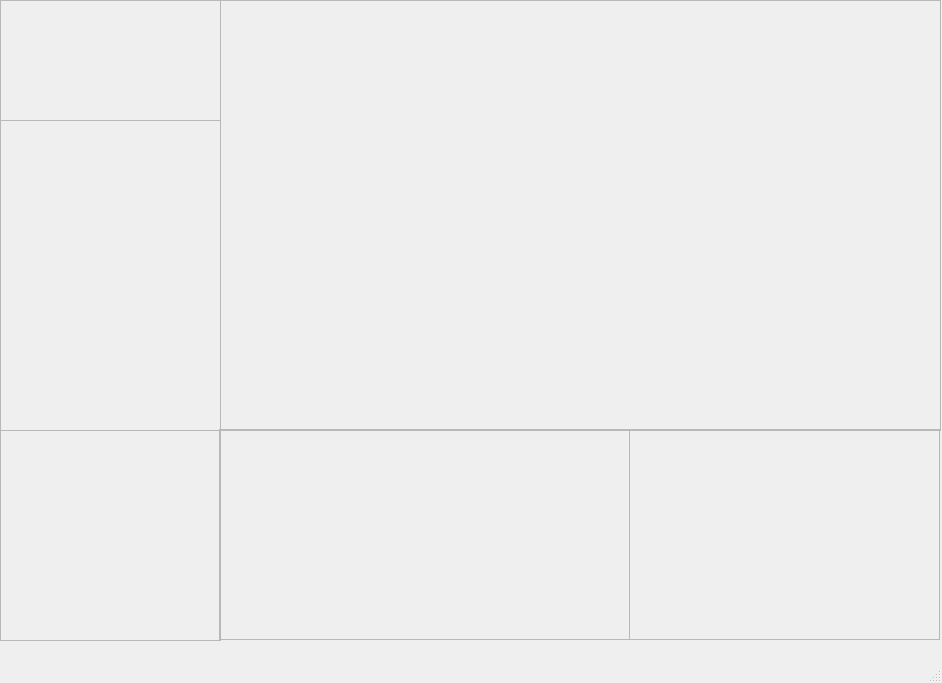
<?xml version="1.0" encoding="UTF-8"?>
<ui version="4.0">
 <class>MainWindow</class>
 <widget class="QMainWindow" name="MainWindow">
  <property name="geometry">
   <rect>
    <x>0</x>
    <y>0</y>
    <width>942</width>
    <height>683</height>
   </rect>
  </property>
  <property name="windowTitle">
   <string>MainWindow</string>
  </property>
  <widget class="QWidget" name="centralwidget">
   <widget class="QFrame" name="design_buttons">
    <property name="geometry">
     <rect>
      <x>0</x>
      <y>0</y>
      <width>221</width>
      <height>121</height>
     </rect>
    </property>
    <property name="frameShape">
     <enum>QFrame::StyledPanel</enum>
    </property>
    <property name="frameShadow">
     <enum>QFrame::Raised</enum>
    </property>
   </widget>
   <widget class="QFrame" name="catalog">
    <property name="geometry">
     <rect>
      <x>0</x>
      <y>120</y>
      <width>221</width>
      <height>311</height>
     </rect>
    </property>
    <property name="frameShape">
     <enum>QFrame::StyledPanel</enum>
    </property>
    <property name="frameShadow">
     <enum>QFrame::Raised</enum>
    </property>
   </widget>
   <widget class="QFrame" name="information">
    <property name="geometry">
     <rect>
      <x>0</x>
      <y>430</y>
      <width>221</width>
      <height>211</height>
     </rect>
    </property>
    <property name="frameShape">
     <enum>QFrame::StyledPanel</enum>
    </property>
    <property name="frameShadow">
     <enum>QFrame::Raised</enum>
    </property>
   </widget>
   <widget class="QFrame" name="canvas">
    <property name="geometry">
     <rect>
      <x>220</x>
      <y>0</y>
      <width>721</width>
      <height>431</height>
     </rect>
    </property>
    <property name="frameShape">
     <enum>QFrame::StyledPanel</enum>
    </property>
    <property name="frameShadow">
     <enum>QFrame::Raised</enum>
    </property>
   </widget>
   <widget class="QFrame" name="caculate">
    <property name="geometry">
     <rect>
      <x>219</x>
      <y>429</y>
      <width>411</width>
      <height>211</height>
     </rect>
    </property>
    <property name="frameShape">
     <enum>QFrame::StyledPanel</enum>
    </property>
    <property name="frameShadow">
     <enum>QFrame::Raised</enum>
    </property>
   </widget>
   <widget class="QFrame" name="log">
    <property name="geometry">
     <rect>
      <x>629</x>
      <y>429</y>
      <width>311</width>
      <height>211</height>
     </rect>
    </property>
    <property name="frameShape">
     <enum>QFrame::StyledPanel</enum>
    </property>
    <property name="frameShadow">
     <enum>QFrame::Raised</enum>
    </property>
   </widget>
  </widget>
  <widget class="QMenuBar" name="menubar">
   <property name="geometry">
    <rect>
     <x>0</x>
     <y>0</y>
     <width>942</width>
     <height>23</height>
    </rect>
   </property>
  </widget>
  <widget class="QStatusBar" name="statusbar"/>
 </widget>
 <resources/>
 <connections/>
</ui>
